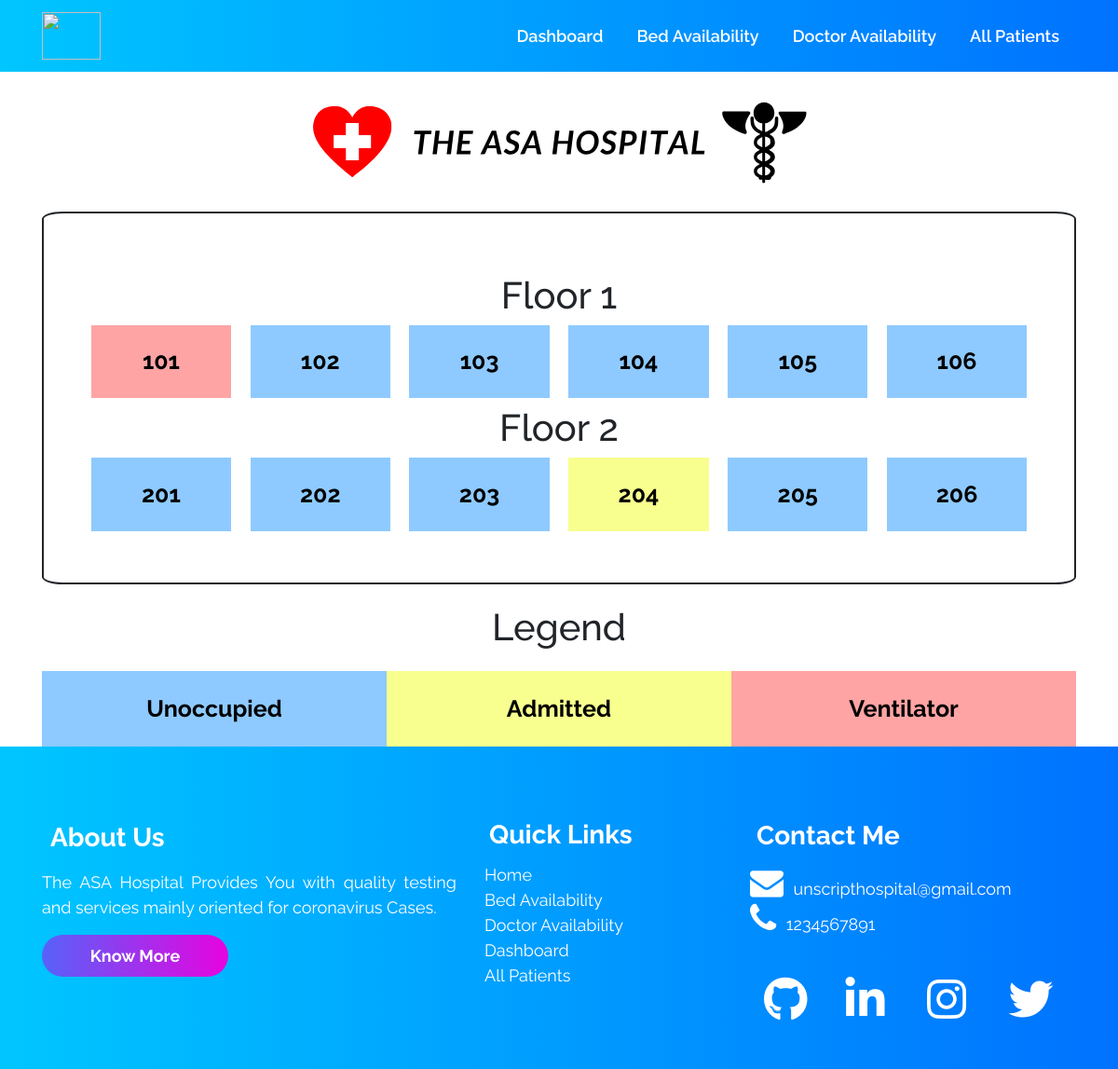
Page /bedavailability/ on the earlier database version.
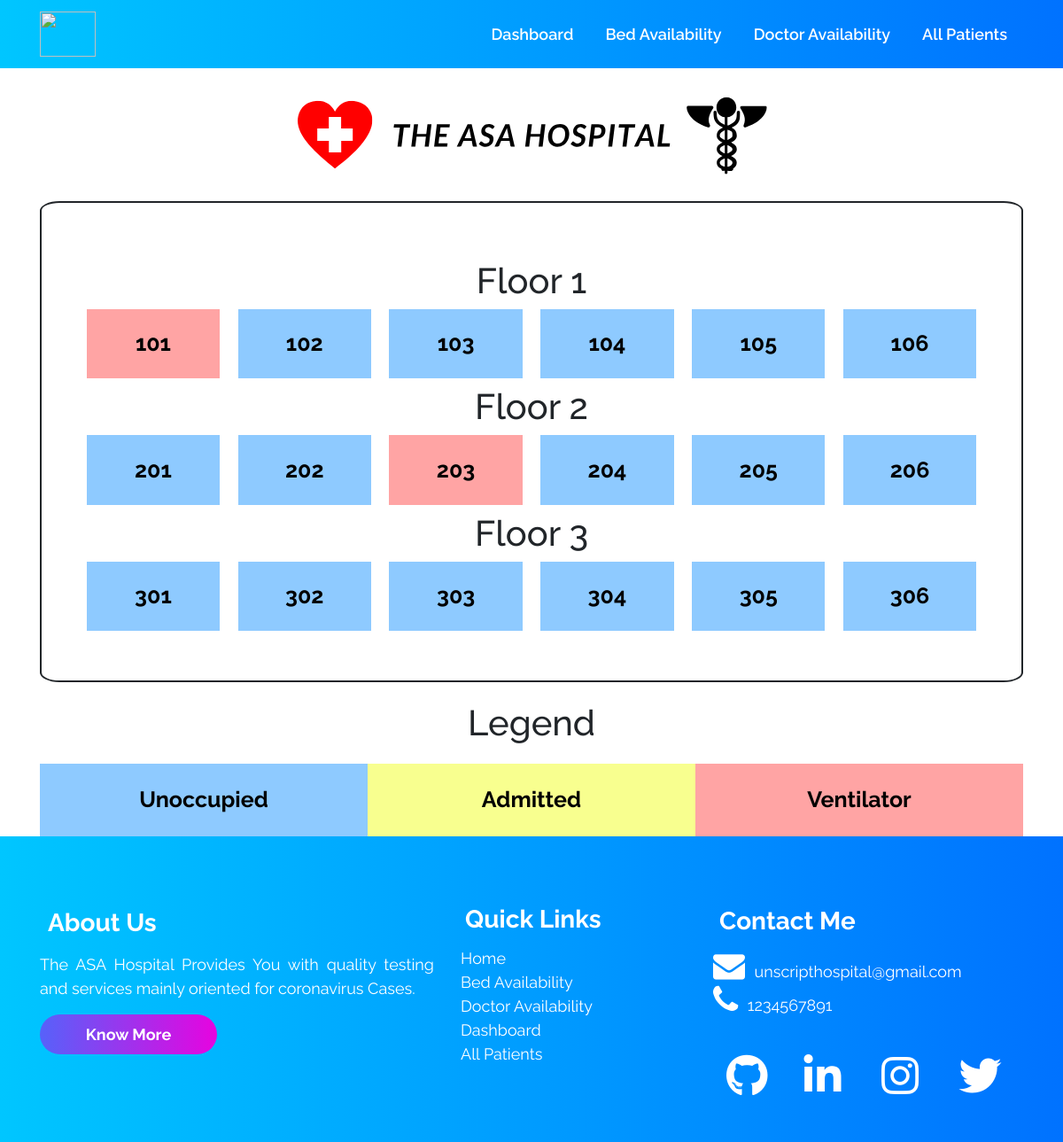
Same page on the later database version.
### accounts/models.py (models this page shows, shortened)
class Room (models.Model):
    floor_no = models.IntegerField(default=0)
    room_no = models.CharField(default="", max_length=500)
    ventilator = models.BooleanField(default=False)
    occupied = models.BooleanField(default=False)

### accounts/views.py (the view)
# urls.py: path("bedavailability/", views.bedavailability, name='bedavailability'),
def bedavailability(request):
    all_rooms_objects = Room.objects.all()
    max_rooms_on_floor = 6
    context = {'list': list, 'all_rooms_objects': all_rooms_objects,
               'max_rooms_on_floor': max_rooms_on_floor}
    return render(request, 'bedavailability.html', context)

### templates/bedavailability.html (shortened to what this page needs)
{% extends 'innerbase.html' %}
{% load static %}
{% block cssLinks %}
<link rel="stylesheet" href="{% static 'css/bed.css' %}">
{% endblock %}
{% block body %}
<div class="container my-6">
    <div class="banner">
        <img src="{% static 'svg/hospital banner.svg' %}" width="100%" height="150px" alt="">
    </div>
    <div class="border-outside">
        <div class="inner-container p-6">
            <div class="floor1 row">
                {% for room in all_rooms_objects %}
                {% if forloop.counter0|divisibleby:max_rooms_on_floor %}
            </div>
            <h1 class="text-center my-2">Floor {{room.floor_no}}</h1>
            <div class="floor1 row">
                {% endif %}
                <div class="col-sm room
                 {% if room.occupied %}yellow{% endif %}
                {% if room.ventilator %}red{% endif %}
                ">
                    {{room.room_no}}
                </div>
                {% endfor %}
            </div>
        </div>
    </div>
</div>
<div class="container">
    <h1 class="text-center heading-legend">Legend</h1>
    <div class="container">
        <div class="row text-center">
            <div class="col-4 blue">
                Unoccupied
            </div>
            <div class="col-4 yellow">
                Admitted
            </div>
            <div class="col-4 red">
                Ventilator
            </div>
        </div>
    </div>
</div>
{% endblock %}

### templates/innerbase.html (shortened to what this page needs)
{% load static %}
<!DOCTYPE html>
<html lang="en">
<head>
    <link rel="stylesheet" href="{% static 'css/base.css' %}">
    {% block cssLinks %}{% endblock %}
    <link rel="stylesheet" href="https://cdnjs.cloudflare.com/ajax/libs/font-awesome/4.7.0/css/font-awesome.min.css" />
    <link rel="stylesheet" href="https://stackpath.bootstrapcdn.com/bootstrap/4.5.0/css/bootstrap.min.css"
>
</head>
<body>
    <nav class="navbar navbar-expand-lg sticky-top ">
        <div class="container">
            <a class="navbar-brand" href="/">
                <section id="leftlogo">
                    <img src="https://res.cloudinary.com/dnv3ztqf1/image/upload/v1608906379/Images%20for%20UNSCRIPT%20ROOKIE/logos/navbarlogo_kn59xi.png"
                        width="100%" class="d-inline-block align-top" loading="lazy" />
                </section>
            </a>
            <div class="collapse navbar-collapse" id="navbarNav">
                <ul class="navbar-nav ml-auto">
                    <li class="link-background">
                        <a href="/dashboard" class="nav-link left">Dashboard</a>
                    </li>
                    <li class="link-background">
                        <a href="/bedavailability" class="nav-link left">Bed Availability</a>
                    </li>
                    <li class="link-background">
                        <a href="/doctoravailability" class="nav-link left">Doctor Availability</a>
                    </li>
                    <li class="link-background">
                        <a href="/allpatients" class="nav-link left">All Patients</a>
                    </li>
                </ul>
            </div>
        </div>
    </nav>
    {% block body %}{% endblock %}
    <div class="outer_box_for_waves">
        <section id="wavesbelownavbar">
        </section>
    </div>
    <div class="footer_bottom">
        <br /><br />
        <div class="container">
            <div class="row">
                <div class="col-md-5 footer_about_section">
                    <h3><b>About Us</b></h3>
                    <p class="text-justify about_footer">
                        The ASA Hospital Provides You with quality testing and
                        services mainly oriented for coronavirus Cases.
                    </p>
                    <a href="#"><button id="commonbuttons"><b>Know More</b></button></a>
                </div>
                <div class="col-md-3 footer_quicklinks_section">
                    <h3><b>Quick Links</b></h3>
                    <ul class="footer-links">
                        <li><a href="/">Home</a></li>
                        <li><a href="/bedavailability">Bed Availability</a></li>
                        <li><a href="/doctoravailability">Doctor Availability</a></li>
                        <li><a href="/dashboard">Dashboard</a></li>
                        <li><a href="/allpatients">All Patients</a></li>
                    </ul>
                </div>
                <div class=" col-md-4 footer_contact_section">
                    <h3><b>Contact Me</b></h3>
                    <ul class="footer-links">
                        <li>
                            <a href="mailto:aakashcoder1210@gmail.com?subject =Hello Aakash = Message"><i
                                    style="padding-right: 3%" class="fa fa-2x fa-envelope"
                                    aria-hidden="true"></i>unscripthospital@gmail.com</a>
                        </li>
                        <li>
                            <a href="tel:+91 1234567891"><i style="padding-right: 3%" class="fa fa-2x fa-phone"
                                    aria-hidden="true"></i>1234567891</a>
                        </li>
                    </ul>
                    <br />
                    <div class="container">
                        <div class="row">
                            <div class="col-sm-3">
                                <a href="https://github.com/AakashCode12" target="_blank"><i id="github"
                                        class="fa fa-3x fa-github" aria-hidden="true"></i></a>
                            </div>
                            <div class="col-sm-3">
                                <a href="https://www.linkedin.com/in/aakash-yadav-a30627190/" target="_blank"><i
                                        id="linkedin" class="fa fa-3x fa-linkedin" aria-hidden="true"></i></a>
                            </div>
                            <div class="col-sm-3">
                                <a href="https://www.instagram.com/aakash_igram/" target="_blank"><i id="instagram"
                                        class="fa fa-3x fa-instagram" aria-hidden="true"></i></a>
                            </div>
                            <div class="col-sm-3">
                                <a href="https://twitter.com/Aakashv0007" target="_blank"><i id="twitter"
                                        class="fa fa-3x fa-twitter" aria-hidden="true"></i></a>
                            </div>
                        </div>
                    </div>
                </div>
            </div>
        </div>
        <br /><br />
    </div>
</body>
</html>

### static/css/base.css (style rules this page uses)
* { margin: 0; padding: 0; font-family: "Raleway", sans-serif; scroll-behavior: smooth; }
.navbar a { color: rgb(255, 255, 255) !important; transition: all 0.3s ease-in-out; }
.footer_bottom a { color: rgb(255, 255, 255) !important; transition: all 0.3s ease-in-out; }
h3 { padding: 2% 2% 2% 2%; }
.navbar-nav li { padding: 0 10px; }
.navbar-nav li a { text-align: right; color: #fff; font-size: large; font-weight: 600; }
.navbar { background: -webkit-linear-gradient(right, #0072ff, #00c6ff); }
#leftlogo img { width: 63.48px; height: 51.24px; }
a.left { position: relative; }
a.left:before { content: ""; position: absolute; width: 0; height: 3px; bottom: 0; left: 0; background-color: rgb(255, 255, 255); visibility: hidden; transition: all 0.3s ease-in-out; }
#commonbuttons { padding: 2%; border: none; border-radius: 25px; color: white; font-size: 18px; background: -webkit-linear-gradient(right, hsl(302, 97%, 46%), #6156f9e3); width: 200px; transition: all 0.3s ease-in; border: none; }
.outer_box_for_waves { overflow: hidden; color: aliceblue; background: -webkit-linear-gradient(right, #0072ff, #00c6ff); }
.footer_bottom { background: -webkit-linear-gradient(right, #0072ff, #00c6ff); }
.footer_about_section h3 { color: #fff; }
.footer_quicklinks_section h3 { color: #fff; }
.footer_contact_section h3 { color: #fff; }
.footer_about_section p { color: #fff; }
.footer_about_section p { font-size: 18px; }
.footer-links li { list-style: none; font-size: 18px; }
.footer-links li a { text-decoration: wavy; }
#github { color: #ffffff; padding: 5% 0% 5% 0%; }
#linkedin { color: #ffffff; padding: 5% 0% 5% 0%; }
#instagram { color: #ffffff; padding: 5% 0% 5% 0%; }
#twitter { color: #ffffff; padding: 5% 0% 5% 0%; }

### static/css/bed.css (style rules this page uses)
.border-outside { padding: 5%; border-width: 2px; border-style: solid; border-radius: 2%; }
.room { padding: 2%; margin-left: 1%; margin-right: 1%; background-color: rgb(142, 202, 255); color: rgb(0, 0, 0); font-size: 25px; text-align: center; font-weight: 700; }
.heading-legend { margin: 2%; }
.blue { padding: 2%; background-color: rgb(142, 202, 255); color: rgb(0, 0, 0); font-size: 25px; text-align: center; font-weight: 700; }
.yellow { padding: 2%; background-color: #f8ff8f; color: rgb(0, 0, 0); font-size: 25px; text-align: center; font-weight: 700; }
.red { padding: 2%; background-color: #ffa4a4; color: rgb(0, 0, 0); font-size: 25px; text-align: center; font-weight: 700; }

Differences in the rows shown:
changed Room (number 9 of 18 on the later page): occupied False → True (drawn)
changed Room (number 10 of 18 on the later page): occupied True → False (drawn)
added Room: floor_no "3", room_no "301"
added Room: room_no "302"
added Room: room_no "303"
added Room: room_no "304"
added Room: room_no "305"
added Room: room_no "306"
